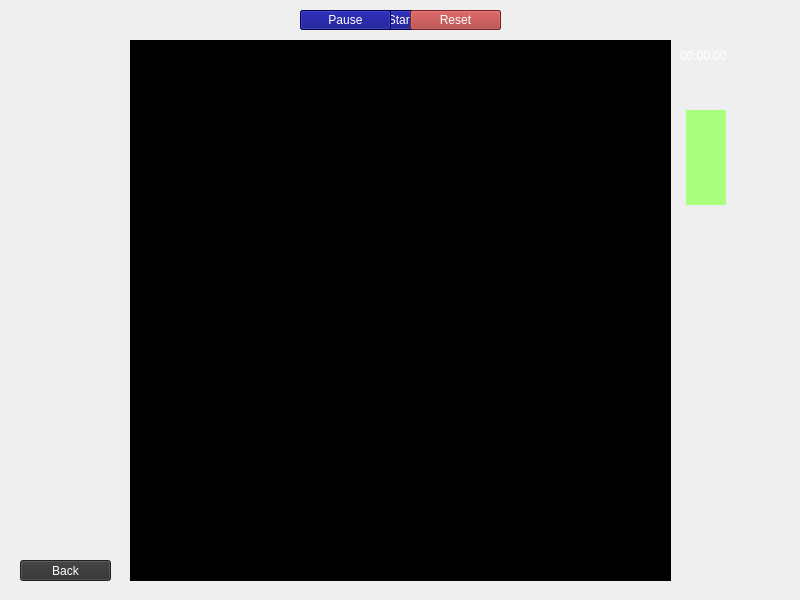
<?xml version="1.0" encoding="UTF-8"?>
<ui version="4.0">
 <class>game_view</class>
 <widget class="QWidget" name="game_view">
  <property name="geometry">
   <rect>
    <x>0</x>
    <y>0</y>
    <width>800</width>
    <height>600</height>
   </rect>
  </property>
  <property name="windowTitle">
   <string>Form</string>
  </property>
  <widget class="QLabel" name="Timer_label">
   <property name="geometry">
    <rect>
     <x>680</x>
     <y>40</y>
     <width>111</width>
     <height>31</height>
    </rect>
   </property>
   <property name="styleSheet">
    <string notr="true">color: rgb(255, 255, 255);
font: 12pt &quot;8BIT WONDER&quot;;</string>
   </property>
   <property name="text">
    <string>00:00:00</string>
   </property>
  </widget>
  <widget class="QPushButton" name="pushButton">
   <property name="geometry">
    <rect>
     <x>300</x>
     <y>10</y>
     <width>201</width>
     <height>20</height>
    </rect>
   </property>
   <property name="cursor">
    <cursorShape>PointingHandCursor</cursorShape>
   </property>
   <property name="styleSheet">
    <string notr="true">font: 10pt &quot;8BIT WONDER&quot;;
color: rgb(255, 255, 255);
background-color: rgb(0, 0, 127);</string>
   </property>
   <property name="text">
    <string>Start</string>
   </property>
  </widget>
  <widget class="QGraphicsView" name="graphicsView">
   <property name="geometry">
    <rect>
     <x>130</x>
     <y>40</y>
     <width>541</width>
     <height>541</height>
    </rect>
   </property>
   <property name="styleSheet">
    <string notr="true">border-color: rgb(0, 0, 0);
background-color: rgb(0, 0, 0);</string>
   </property>
  </widget>
  <widget class="QPushButton" name="back_button">
   <property name="geometry">
    <rect>
     <x>20</x>
     <y>560</y>
     <width>91</width>
     <height>21</height>
    </rect>
   </property>
   <property name="cursor">
    <cursorShape>PointingHandCursor</cursorShape>
   </property>
   <property name="styleSheet">
    <string notr="true">font: 8pt &quot;8BIT WONDER&quot;;
color: rgb(255, 255, 255);
background-color: rgb(48, 48, 48);</string>
   </property>
   <property name="text">
    <string>Back</string>
   </property>
  </widget>
  <widget class="QLabel" name="imageLabel">
   <property name="geometry">
    <rect>
     <x>0</x>
     <y>0</y>
     <width>801</width>
     <height>601</height>
    </rect>
   </property>
   <property name="styleSheet">
    <string notr="true">background-image: url(:/assets/background.png);</string>
   </property>
   <property name="text">
    <string/>
   </property>
  </widget>
  <widget class="QLabel" name="powerUp1Label">
   <property name="geometry">
    <rect>
     <x>690</x>
     <y>110</y>
     <width>32</width>
     <height>32</height>
    </rect>
   </property>
   <property name="styleSheet">
    <string notr="true"/>
   </property>
   <property name="text">
    <string/>
   </property>
  </widget>
  <widget class="QLabel" name="powerUpFrameLabel">
   <property name="geometry">
    <rect>
     <x>686</x>
     <y>110</y>
     <width>40</width>
     <height>95</height>
    </rect>
   </property>
   <property name="font">
    <font>
     <family>8BIT WONDER</family>
    </font>
   </property>
   <property name="styleSheet">
    <string notr="true">background-color: rgb(170, 255, 127);
color: rgb(0, 0, 0);</string>
   </property>
   <property name="text">
    <string/>
   </property>
  </widget>
  <widget class="QLabel" name="powerUp2Label">
   <property name="geometry">
    <rect>
     <x>690</x>
     <y>140</y>
     <width>32</width>
     <height>32</height>
    </rect>
   </property>
   <property name="styleSheet">
    <string notr="true"/>
   </property>
   <property name="text">
    <string/>
   </property>
  </widget>
  <widget class="QLabel" name="powerUp3Label">
   <property name="geometry">
    <rect>
     <x>690</x>
     <y>170</y>
     <width>32</width>
     <height>32</height>
    </rect>
   </property>
   <property name="styleSheet">
    <string notr="true"/>
   </property>
   <property name="text">
    <string/>
   </property>
  </widget>
  <widget class="QPushButton" name="pauseButton">
   <property name="geometry">
    <rect>
     <x>300</x>
     <y>10</y>
     <width>91</width>
     <height>20</height>
    </rect>
   </property>
   <property name="cursor">
    <cursorShape>PointingHandCursor</cursorShape>
   </property>
   <property name="styleSheet">
    <string notr="true">font: 10pt &quot;8BIT WONDER&quot;;
color: rgb(255, 255, 255);
background-color: rgb(0, 0, 127);</string>
   </property>
   <property name="text">
    <string>Pause</string>
   </property>
  </widget>
  <widget class="QPushButton" name="resetButton">
   <property name="geometry">
    <rect>
     <x>410</x>
     <y>10</y>
     <width>91</width>
     <height>20</height>
    </rect>
   </property>
   <property name="cursor">
    <cursorShape>PointingHandCursor</cursorShape>
   </property>
   <property name="styleSheet">
    <string notr="true">font: 10pt &quot;8BIT WONDER&quot;;
color: rgb(255, 255, 255);
background-color: rgb(166, 48, 48);</string>
   </property>
   <property name="text">
    <string>Reset</string>
   </property>
  </widget>
  <widget class="QLabel" name="heart1Label">
   <property name="geometry">
    <rect>
     <x>690</x>
     <y>70</y>
     <width>32</width>
     <height>32</height>
    </rect>
   </property>
   <property name="styleSheet">
    <string notr="true">background-image: url(:/assets/sprite/full-health.png);</string>
   </property>
   <property name="text">
    <string/>
   </property>
  </widget>
  <widget class="QLabel" name="heart2Label">
   <property name="geometry">
    <rect>
     <x>720</x>
     <y>70</y>
     <width>32</width>
     <height>32</height>
    </rect>
   </property>
   <property name="styleSheet">
    <string notr="true">background-image: url(:/assets/sprite/full-health.png);</string>
   </property>
   <property name="text">
    <string/>
   </property>
  </widget>
  <widget class="QLabel" name="heart3Label">
   <property name="geometry">
    <rect>
     <x>750</x>
     <y>70</y>
     <width>32</width>
     <height>32</height>
    </rect>
   </property>
   <property name="styleSheet">
    <string notr="true">background-image: url(:/assets/sprite/full-health.png);</string>
   </property>
   <property name="text">
    <string/>
   </property>
  </widget>
  <zorder>imageLabel</zorder>
  <zorder>Timer_label</zorder>
  <zorder>pushButton</zorder>
  <zorder>graphicsView</zorder>
  <zorder>back_button</zorder>
  <zorder>powerUpFrameLabel</zorder>
  <zorder>powerUp1Label</zorder>
  <zorder>powerUp2Label</zorder>
  <zorder>powerUp3Label</zorder>
  <zorder>pauseButton</zorder>
  <zorder>resetButton</zorder>
  <zorder>heart1Label</zorder>
  <zorder>heart2Label</zorder>
  <zorder>heart3Label</zorder>
 </widget>
 <resources/>
 <connections/>
</ui>
